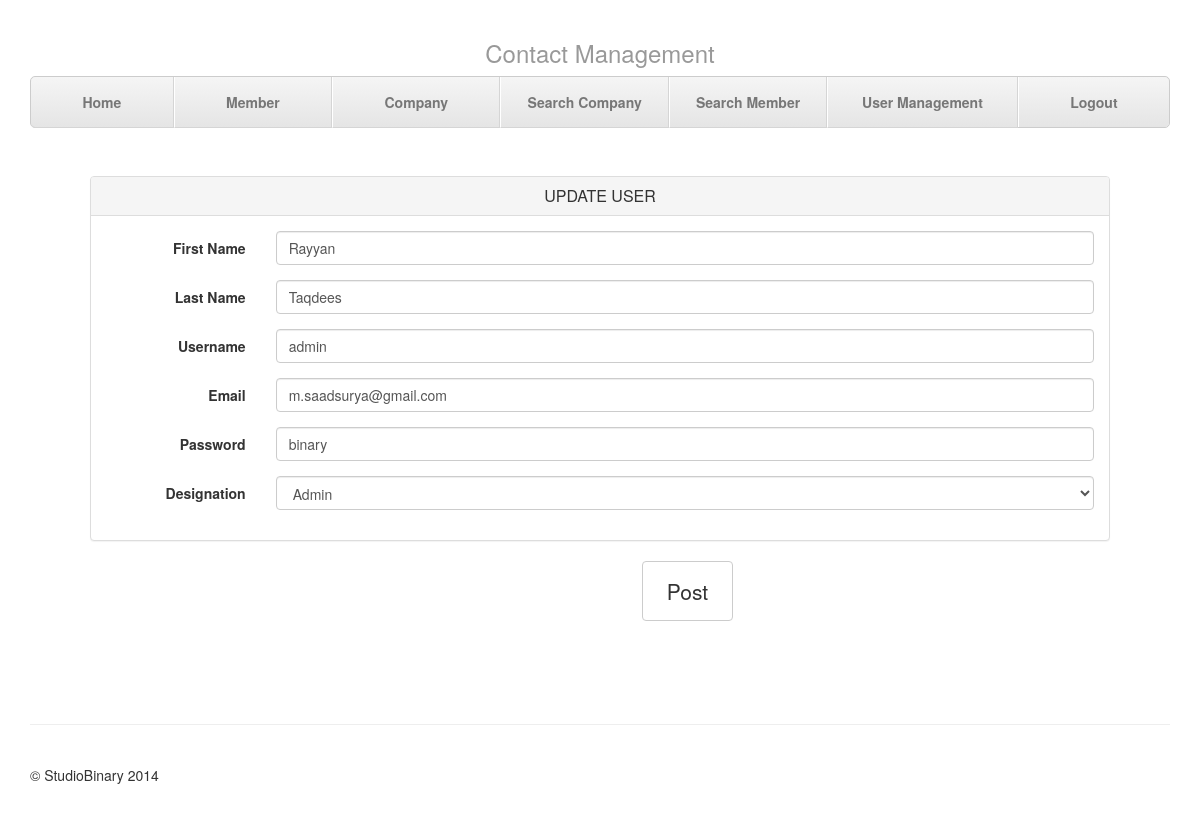
/user_update.php?id=3 (signed in), run on an earlier commit of the app's database.
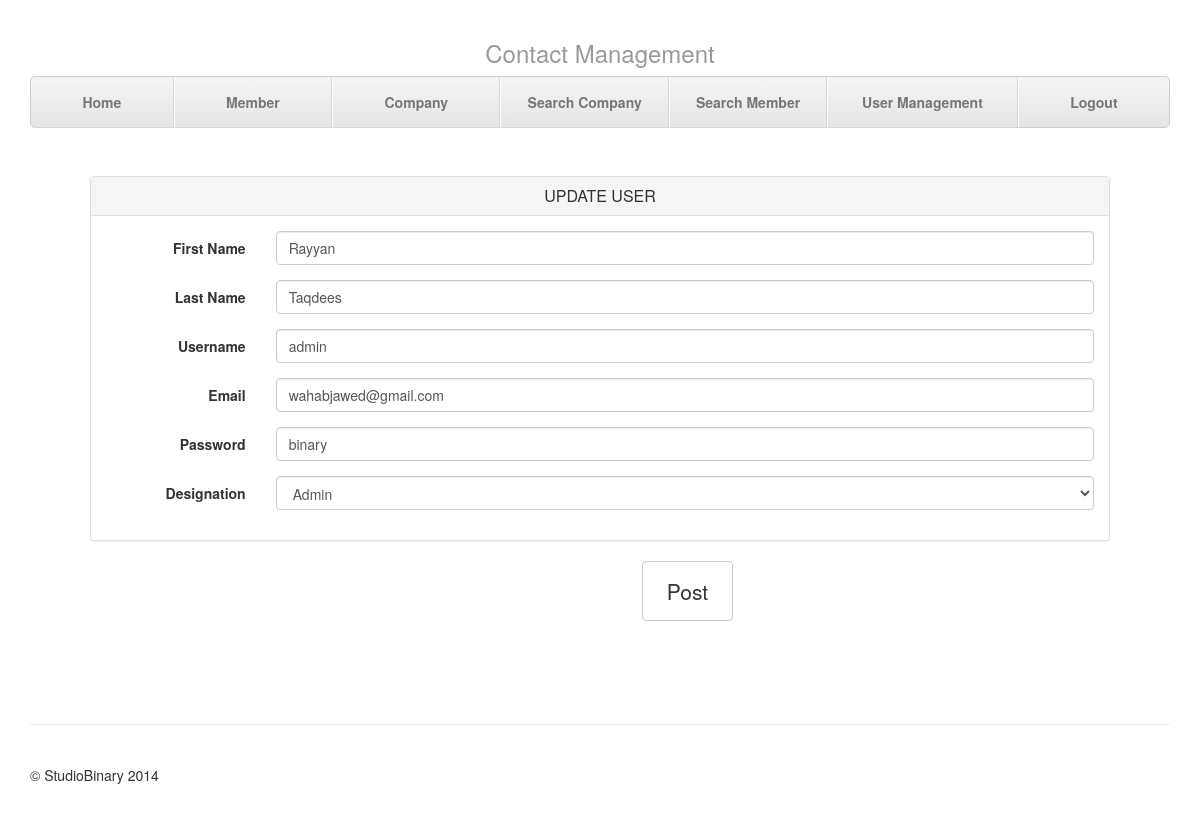
And on a later commit of the database.
### tables this page shows
CREATE TABLE IF NOT EXISTS `user` (
  `userID` int(5) NOT NULL AUTO_INCREMENT,
  `username` varchar(20) NOT NULL,
  `password` varchar(30) NOT NULL,
  `first_name` varchar(20) NOT NULL,
  `last_name` varchar(20) NOT NULL,
  `type` int(5) NOT NULL,
  `email` varchar(50) NOT NULL,
  PRIMARY KEY (`userID`)
);

### user_update.php (the view, shortened to what this page needs)
<?php
include 'header/connect_database.php';
include 'header/_user-details.php';
if(isset($_GET['id'])){
	$id = $_GET['id'];
	$query = "Select * from user where userID = :ID";
	$sth = $dbh->prepare($query);
	$sth->bindValue(':ID',$id);
	$sth->execute();
	$result = $sth->fetchAll();
	$row = $result[0];
	$username = $row['username'];
	$fname = $row['first_name'];
	$lname = $row['last_name'];
	$password = $row['password'];
	$email=$row['email'];
	$type=$row['type'];
	}
?>
<!DOCTYPE html>
<html lang="en">
<head>
<link href="css/bootstrap.min.css" rel="stylesheet">
<link href="css/justified-nav.css" rel="stylesheet">
</head>
<body>
<div class="container">
  <?php include 'header/menu-top-navigation.php';
?>
  <div class="jumbotron">
    <form class="form-horizontal" role="form" method="post" enctype="multipart/form-data" action="user_update.php?id=<?php echo $_GET['id']; ?>">
      <div class="panel panel-default">
        <div class="panel-heading">
          <h3 class="panel-title">UPDATE USER</h3>
        </div>
        <div class="panel-body">
          <div class="form-group">
            <label for="inputFName" class="col-sm-2 control-label">First Name</label>
            <div class="col-sm-10">
              <input type="text" class="form-control" id="inputFName" name="inputFName" placeholder="First Name" value=<?php echo $fname;?> >
            </div>
          </div>
           <div class="form-group">
            <label for="inputLName" class="col-sm-2 control-label">Last Name</label>
            <div class="col-sm-10">
              <input type="text" class="form-control" id="inputLName" name="inputLName" placeholder="Last Name" value=<?php echo $lname;?> >
            </div>
          </div>
           <div class="form-group">
            <label for="inputUName" class="col-sm-2 control-label">Username</label>
            <div class="col-sm-10">
              <input type="text" class="form-control" id="inputUName" name="inputUName" placeholder="Username" value=<?php echo $username;?> >
            </div>
          </div>
            <div class="form-group">
            <label for="inputEmail" class="col-sm-2 control-label">Email</label>
            <div class="col-sm-10">
              <input type="Email" class="form-control" id="inputEmail" name="inputEmail" placeholder="Email" value=<?php echo $email;?> >
            </div>
          </div>
            <div class="form-group">
            <label for="inputPassword" class="col-sm-2 control-label">Password</label>
            <div class="col-sm-10">
              <input type="text" class="form-control" id="inputPassword" name="inputPassword" placeholder="Password" value=<?php echo $password;?> >
            </div>
          </div>
          <div class="form-group">
            <label for="inputDesignatiion" class="col-sm-2 control-label">Designation</label>
            <div class="col-sm-10">
              <select class="form-control" id="inputDesignation" name="inputDesignation" >
                              <?php
			 $query = "select * from usertype";
			$stmt = $dbh->prepare($query);
			$stmt->execute();
 while($result = $stmt->fetch(PDO::FETCH_ASSOC))
			{
			$_uid = $result['userTypeID'];
		    $_designation = $result['designation'];
		if($_uid==$type){
			echo "<option value=${_uid} selected='selected'> ${_designation} </option>";
			}else{
			echo "<option value=${_uid}> ${_designation} </option>";
			}
			}
		 ?>
              </select>
            </div>
          </div>
        </div>
      </div>
       <div class="form-group">
        <div class="col-sm-offset-2 col-sm-10">
          <button type="submit" class="btn btn-default">Post</button>
        </div>
      </div>
    </form>
  </div>
  <div class="footer">
    <p>&copy; StudioBinary 2014</p>
  </div>
</div>
</body>
</html>

What changed in the data, as far as the page shows it:
changed user "Rayyan": inputEmail "m.saadsurya@gmail.com" → "wahabjawed@gmail.com"
